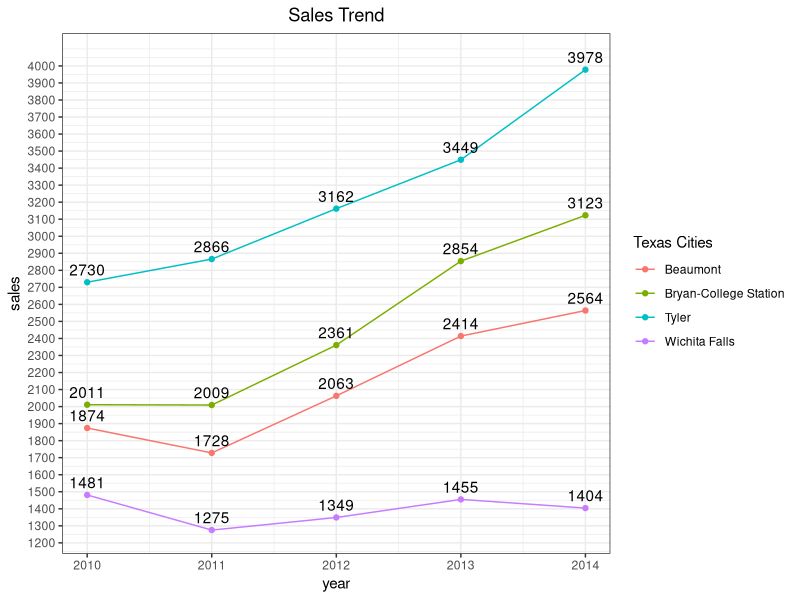
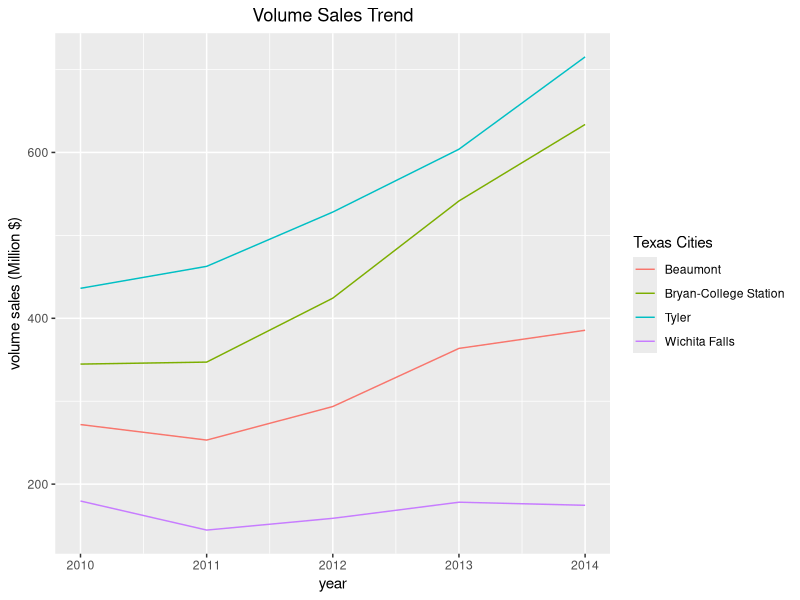

R code for these plots, in order:
getwd()
setwd("/home/enrmic/exploratory_analysis_of_the_texas_real_estate_market")

dati<-read.csv(file = "realestate_texas.csv")
summary(dati)
head(dati)

gini.index <- function(x){
  ni = table(x)
  fi = ni/length(x)
  fi2 = fi^2
  J = length(table(x))
  
  gini = 1-sum(fi2)
  gini.norm = gini/((J-1)/J)
  
  return(gini.norm)
}


library(ggplot2)
library(dplyr)

attach(dati)

summary(sales)
summary(volume)
summary(listings)
summary(months_inventory)

# mode for city (as the city with the highest sales rate)
# Tyler
# anno 2014
# mese Giugno

#vediamo un confronto città anni mesi
sales_for_city <- dati %>%
  group_by(city, year) %>%
  summarize(sales_sum = sum(as.integer(sales)))

volume_sales <- dati %>%
  group_by(city, year) %>%
  summarize(volume_sum = sum((volume)))

sales_for_month <- dati %>%
  group_by(month) %>%
  summarize(sales_sum = sum(as.integer(sales)))

sales_for_month_for_year <- dati %>%
  group_by(year, month) %>%
  summarize(sales_sum = sum(as.integer(sales)))

dati_tyler<- filter(sales_for_city, city=="Tyler")
detach(dati)


#media delle vendite in un anno in una città:
summary(sales_for_city$sales_sum)
summary(dati_tyler$sales_sum)
summary(sales_for_month$sales_sum)
summary(sales_for_month_for_year$sales_sum)

sales_for_month_for_year[sales_for_month_for_year$sales_sum=="1177",1:3] #Giugno 2014
sales_for_month_for_year[sales_for_month_for_year$sales_sum=="421",1:3] #Gennaio 2010



ggplot(data = sales_for_city)+
    geom_line(aes(x=sales_for_city$year, 
                  y=sales_for_city$sales_sum, 
                  group=sales_for_city$city, 
                  colour=sales_for_city$city))+
    geom_point(aes(x=sales_for_city$year, 
                   y=sales_for_city$sales_sum, 
                   colour=sales_for_city$city), lwd=3)+
    geom_text(aes(x=sales_for_city$year,
                  y=sales_for_city$sales_sum+75,
                  label=sales_for_city$sales_sum))+
    scale_y_continuous(breaks = seq(0,4000,100))+
    scale_color_discrete("Texas Cities")+
    labs(x="year", y="sales")+
    ggtitle("Sales Trend")+
    theme_bw()+
    theme(plot.title = element_text(hjust = 0.5))
    

ggplot(data = volume_sales,
       aes(x=volume_sales$year, y=volume_sales$volume_sum, group=volume_sales$city))+
  geom_line(aes(colour=volume_sales$city))+
  scale_color_discrete("Texas Cities")+
  labs(x="year", y="volume sales (Million $)")+
  ggtitle("Volume Sales Trend")+
  theme(plot.title = element_text(hjust = 0.5))

#ggplot(data = sales_for_city,
#       aes(x=sales_for_city$year, group=sales_for_city$sell))+
#  geom_bar(aes(fill=sales_for_city$city))+
#  scale_y_continuous(breaks=seq(0,2000,20))+
  






